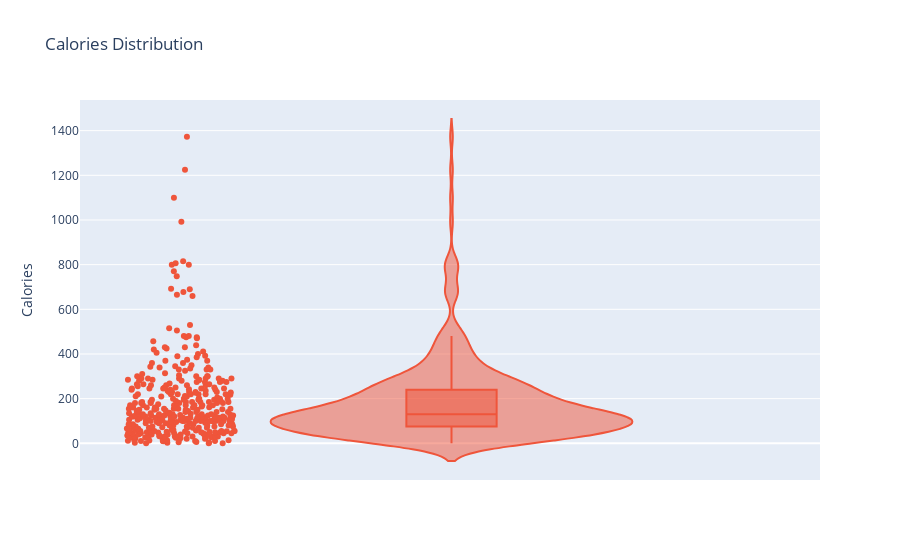
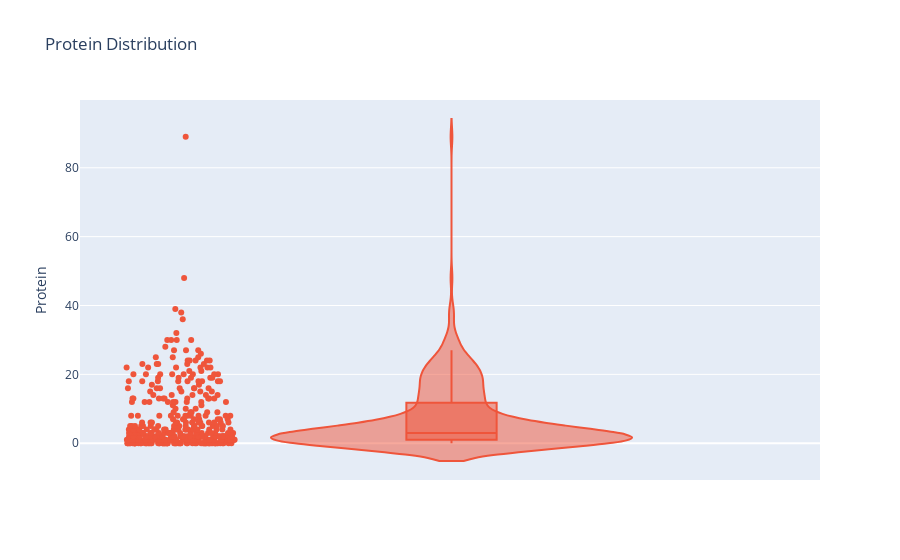
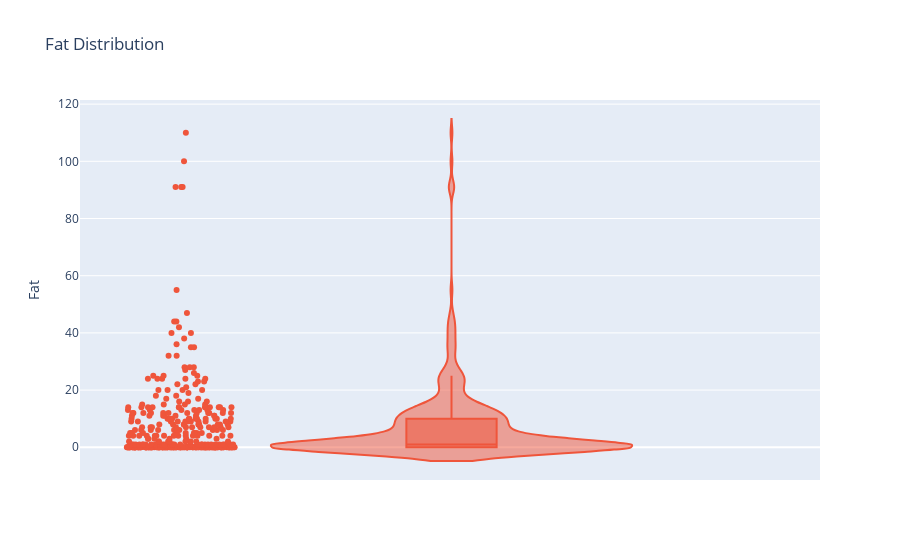
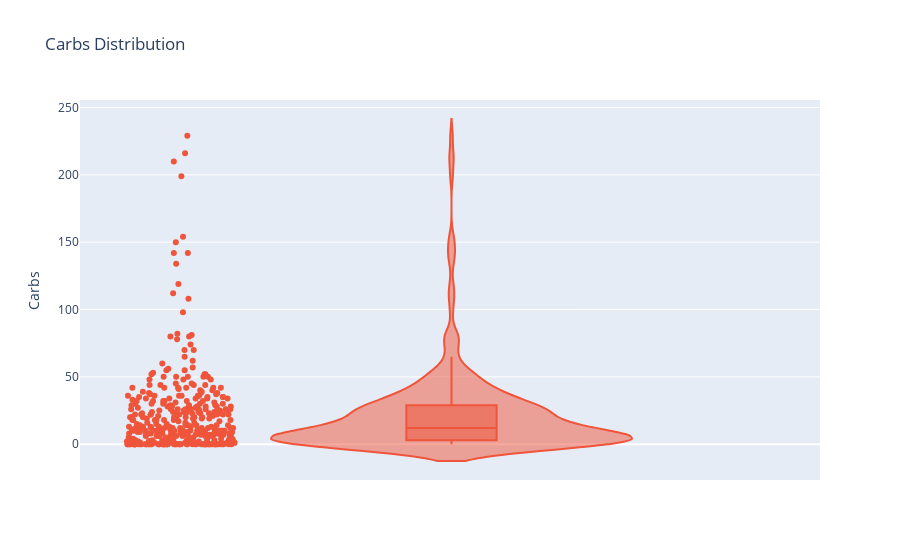

Source (notebook cell) for these figures, in order:
### Code cell
# Nutrient Distributions
features = ['Calories', 'Protein', 'Fat', 'Carbs']
fig, axes = plt.subplots(4, 2, figsize=(16, 20))
for i, nutrient in enumerate(features):
    sns.histplot(df[nutrient], bins=30, ax=axes[i, 0], color='skyblue', kde=True)
    axes[i, 0].set_title(f'{nutrient} Distribution', fontsize=14)
    axes[i, 0].set_xlabel(nutrient, fontsize=12)
    axes[i, 0].set_ylabel('Count', fontsize=12)
    
    sns.boxplot(x=df[nutrient], ax=axes[i, 1], color='lightgreen')
    axes[i, 1].set_title(f'{nutrient} Box Plot', fontsize=14)
    axes[i, 1].set_xlabel(nutrient, fontsize=12)

plt.tight_layout(pad=3.0)
plt.show()

# Interactive Violin Plots
for nutrient in features:
    fig = px.violin(df, y=nutrient, box=True, points='all', title=f'{nutrient} Distribution',
                    color_discrete_sequence=['#EF553B'])
    fig.show()

### Figure 1 — Plotly figure (JSON) as saved in the notebook; plotly's stock layout.template omitted (floating-point values rounded to 4 significant figures; data arrays with more than 128 entries replaced by an {"elided": "..."} marker saying what was removed)
{"data": [{"alignmentgroup": "True", "box": {"visible": true}, "hovertemplate": "Calories=%{y}<extra></extra>", "legendgroup": "", "marker": {"color": "#EF553B"}, "name": "", "offsetgroup": "", "orientation": "v", "points": "all", "scalegroup": "True", "showlegend": false, "type": "violin", "x0": " ", "xaxis": "x", "y": {"elided": "375 int values"}, "y0": " ", "yaxis": "y"}], "layout": {"autosize": true, "legend": {"tracegroupgap": 0}, "title": {"text": "Calories Distribution"}, "violinmode": "group", "xaxis": {"anchor": "y", "autorange": true, "domain": [0, 1], "range": [-0.5037, 0.5], "type": "category"}, "yaxis": {"anchor": "x", "autorange": true, "domain": [0, 1], "range": [-164.3, 1537.0], "title": {"text": "Calories"}, "type": "linear"}}}

### Figure 2 — Plotly figure (JSON) as saved in the notebook; plotly's stock layout.template omitted (floating-point values rounded to 4 significant figures; data arrays with more than 128 entries replaced by an {"elided": "..."} marker saying what was removed)
{"data": [{"alignmentgroup": "True", "box": {"visible": true}, "hovertemplate": "Protein=%{y}<extra></extra>", "legendgroup": "", "marker": {"color": "#EF553B"}, "name": "", "offsetgroup": "", "orientation": "v", "points": "all", "scalegroup": "True", "showlegend": false, "type": "violin", "x0": " ", "xaxis": "x", "y": {"elided": "375 int values"}, "y0": " ", "yaxis": "y"}], "layout": {"autosize": true, "legend": {"tracegroupgap": 0}, "title": {"text": "Protein Distribution"}, "violinmode": "group", "xaxis": {"anchor": "y", "autorange": true, "domain": [0, 1], "range": [-0.5037, 0.5], "type": "category"}, "yaxis": {"anchor": "x", "autorange": true, "domain": [0, 1], "range": [-10.68, 99.68], "title": {"text": "Protein"}, "type": "linear"}}}

### Figure 3 — Plotly figure (JSON) as saved in the notebook; plotly's stock layout.template omitted (floating-point values rounded to 4 significant figures; data arrays with more than 128 entries replaced by an {"elided": "..."} marker saying what was removed)
{"data": [{"alignmentgroup": "True", "box": {"visible": true}, "hovertemplate": "Fat=%{y}<extra></extra>", "legendgroup": "", "marker": {"color": "#EF553B"}, "name": "", "offsetgroup": "", "orientation": "v", "points": "all", "scalegroup": "True", "showlegend": false, "type": "violin", "x0": " ", "xaxis": "x", "y": {"elided": "375 int values"}, "y0": " ", "yaxis": "y"}], "layout": {"autosize": true, "legend": {"tracegroupgap": 0}, "title": {"text": "Fat Distribution"}, "violinmode": "group", "xaxis": {"anchor": "y", "autorange": true, "domain": [0, 1], "range": [-0.5037, 0.5], "type": "category"}, "yaxis": {"anchor": "x", "autorange": true, "domain": [0, 1], "range": [-11.44, 121.4], "title": {"text": "Fat"}, "type": "linear"}}}

### Figure 4 — Plotly figure (JSON) as saved in the notebook; plotly's stock layout.template omitted (floating-point values rounded to 4 significant figures; data arrays with more than 128 entries replaced by an {"elided": "..."} marker saying what was removed)
{"data": [{"alignmentgroup": "True", "box": {"visible": true}, "hovertemplate": "Carbs=%{y}<extra></extra>", "legendgroup": "", "marker": {"color": "#EF553B"}, "name": "", "offsetgroup": "", "orientation": "v", "points": "all", "scalegroup": "True", "showlegend": false, "type": "violin", "x0": " ", "xaxis": "x", "y": {"elided": "375 float values"}, "y0": " ", "yaxis": "y"}], "layout": {"autosize": true, "legend": {"tracegroupgap": 0}, "title": {"text": "Carbs Distribution"}, "violinmode": "group", "xaxis": {"anchor": "y", "autorange": true, "domain": [0, 1], "range": [-0.5037, 0.5], "type": "category"}, "yaxis": {"anchor": "x", "autorange": true, "domain": [0, 1], "range": [-26.58, 255.6], "title": {"text": "Carbs"}, "type": "linear"}}}
